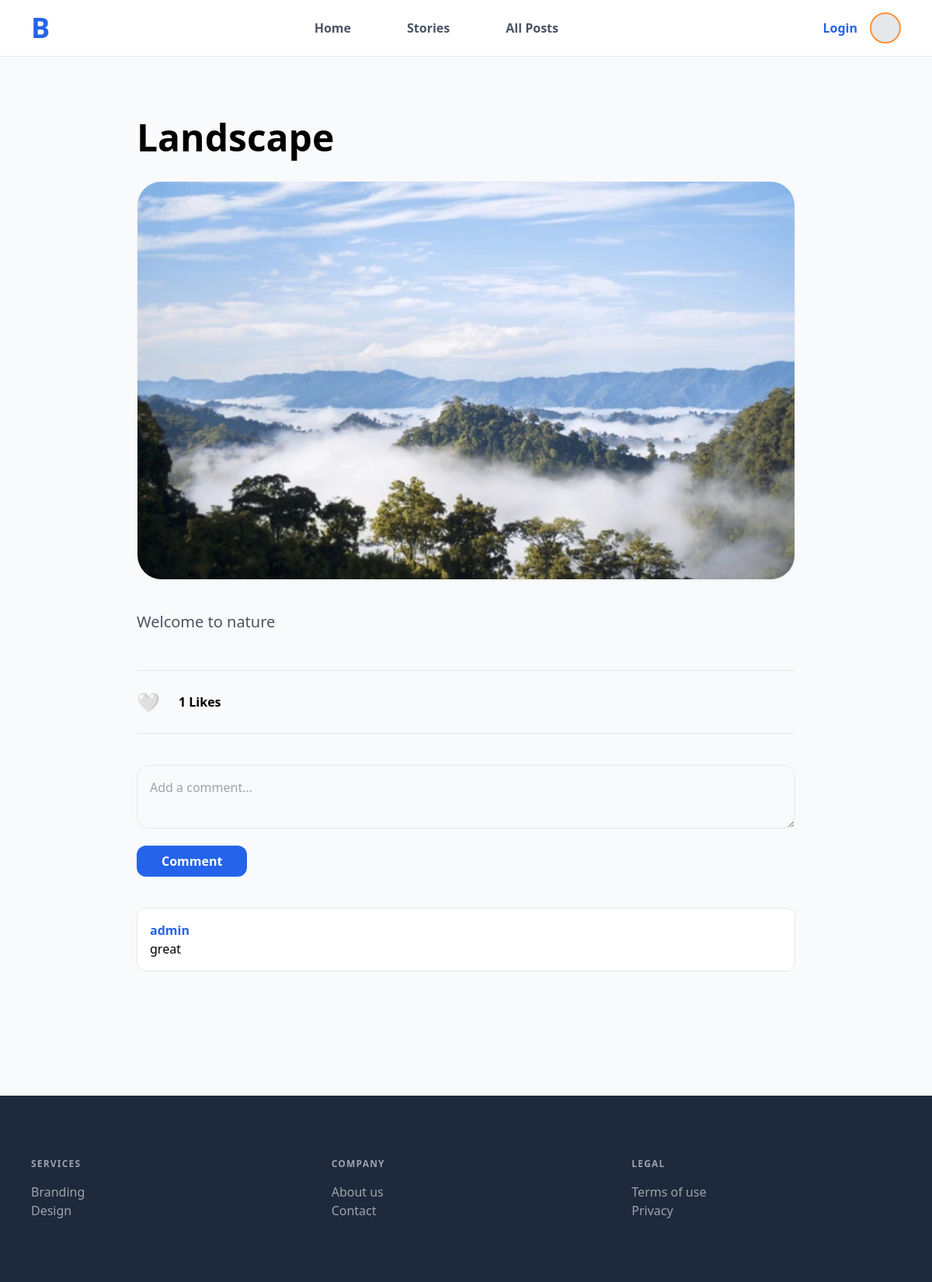
Screenshot of /post/3/ with the database file from the repository.
### blog/models.py (models this page shows, shortened)
class Post(models.Model):
    title = models.CharField(max_length=200)
    content = models.TextField()
    image = models.ImageField(upload_to='post_pics/', blank=True, null=True)
    author = models.ForeignKey(User, on_delete=models.CASCADE)
    created_at = models.DateTimeField(auto_now_add=True)
    likes = models.ManyToManyField(User, related_name='blog_likes', blank=True)
    def total_likes(self):
        return self.likes.count()

class Comment(models.Model):
    post = models.ForeignKey(Post, related_name="comments", on_delete=models.CASCADE)
    user = models.ForeignKey(User, on_delete=models.CASCADE)
    body = models.TextField()
    created_at = models.DateTimeField(auto_now_add=True)

### blog/views.py (the view)
# urls.py: path('post/<int:pk>/', views.post_detail, name='post_detail'),
def post_detail(request, pk):
    post = get_object_or_404(Post, pk=pk)
    if request.method == 'POST' and request.user.is_authenticated:
        Comment.objects.create(post=post, user=request.user, body=request.POST.get('body'))
        return redirect('post_detail', pk=pk)
    return render(request, 'blog/post_detail.html', {'post': post})

### blog/templates/blog/post_detail.html (shortened to what this page needs)
{% extends 'blog/base.html' %}
{% block content %}
<div class="max-w-4xl mx-auto py-20 px-6">
    <div class="flex justify-between items-center mb-8">
        <h1 class="text-5xl font-black">{{ post.title }}</h1>
    </div>
    {% if post.image %}
    <div class="mb-10 overflow-hidden rounded-[2rem] border border-gray-100 bg-gray-50 shadow-sm">
        <img src="{{ post.image.url }}" alt="{{ post.title }}" class="w-full max-h-[32rem] object-cover">
    </div>
    {% endif %}
    <div class="prose max-w-none mb-12 text-xl text-gray-600">{{ post.content|linebreaks }}</div>
    <div class="flex items-center space-x-6 border-y py-6 mb-10">
        <a href="{% url 'like_post' post.pk %}" class="text-2xl">{% if user in post.likes.all %}❤️{% else %}🤍{% endif %}</a>
        <span class="font-bold">{{ post.total_likes }} Likes</span>
    </div>
    <form method="POST" class="mb-10">
        <textarea name="body" class="w-full border p-4 rounded-2xl bg-gray-50 mb-4" placeholder="Add a comment..."></textarea>
        <button type="submit" class="bg-blue-600 text-white px-8 py-2 rounded-xl font-bold">Comment</button>
    </form>
    <div class="space-y-4">
        {% for comment in post.comments.all %}
        <div class="bg-white p-4 rounded-xl border">
            <p class="font-bold text-blue-600">{{ comment.user.username }}</p>
            <p>{{ comment.body }}</p>
        </div>
        {% endfor %}
    </div>
</div>
{% endblock %}

### rows the page displays
Post: title "Landscape", image (picture), content "Welcome to nature", total_likes "1"
Comment: user.username "admin", body "great"
